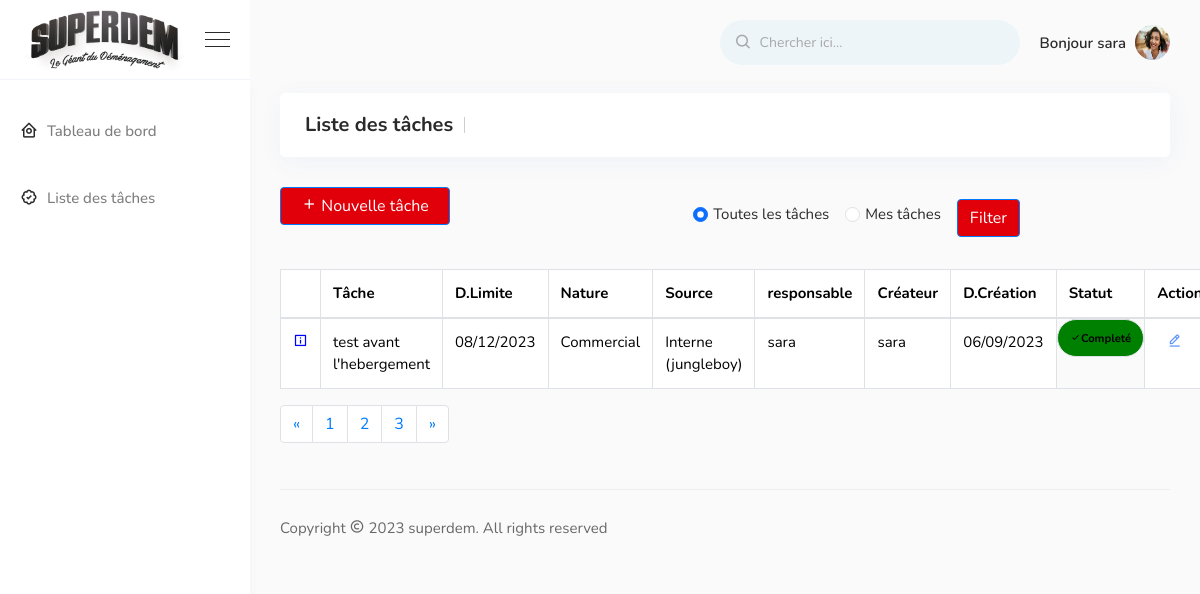
The app's page /planTaskk/TaskList?page=3&filter=None (signed in) with its own data.
### planTaskk/models.py (models this page shows, shortened)
class UserProfile(models.Model):
    user = models.OneToOneField(User, on_delete=models.CASCADE)
    image = models.ImageField(upload_to="users/", default="image/user.jpg")
    biography = models.TextField(blank=True)
    position = models.CharField(max_length=100,blank=True)
    studies = models.CharField(max_length=100, blank=True)
    phone = models.CharField(max_length=15, default="000-000-0000")

class Todo(models.Model):
    datecreation = models.DateTimeField()
    createur = models.TextField()
    source = models.TextField()
    interne = models.TextField(blank=True)
    responsable = models.TextField()
    nature = models.TextField()
    tache = models.TextField()
    status = models.CharField(max_length=30)
    deadline = models.DateTimeField()
    commentaire = models.TextField(blank=True)

### planTaskk/views.py (the view)
# urls.py: path('TaskList', views.TaskList,name='TaskList'),
@login_required(login_url='login')
def TaskList(request):
    user_profile = UserProfile.objects.get(user=request.user)
    toDo = Todo.objects.all()
    filter_option = request.GET.get('filter')
    if filter_option == 'tasks_for_me':
        toDo = toDo.filter(responsable=request.user)
    paginator = Paginator(toDo, 4)  # 4 tâches par page
    page_number = request.GET.get('page')
    page_obj = paginator.get_page(page_number)
    context = {
        'user_profile': user_profile,
        'page_obj': page_obj,
        'employes' : employes,  # Assurez-vous que cette variable est correctement définie
        'current_page' : 1,
        'filter_option': filter_option  # Ajoutez l'option de filtre au contexte
    }
    return render(request, 'TaskList.html', context)

### planTaskk/Templates/TaskList.html (shortened to what this page needs)
<!doctype html>
{% load static %}
<html lang="zxx">
<head>
    <link rel="stylesheet" href="https://cdn.jsdelivr.net/npm/sweetalert2@11/dist/sweetalert2.min.css">
    <link href="https://cdn.jsdelivr.net/npm/bootstrap@5.3.1/dist/css/bootstrap.min.css" rel="stylesheet"
>
    <link rel="stylesheet" href="{% static 'css/vendors.min.css' %}" />
    <link rel="stylesheet" href="{% static 'css/style14.css' %}" />
    <link rel="stylesheet" href="{% static 'css/responsive.css' %}" />
</head>
<body>
    <div class="sidemenu-area">
        <div class="sidemenu-header">
            <div class="navbar-brand d-flex align-items-center">
                <img src="{% static 'image/logo-superdem.png'%}" alt="image">
           </div>
            <div class="burger-menu d-none d-lg-block">
                <span class="top-bar"></span>
                <span class="middle-bar"></span>
                <span class="bottom-bar"></span>
            </div>
        </div>
        <div class="sidemenu-body">
            <ul class="sidemenu-nav metisMenu h-100" id="sidemenu-nav" data-simplebar>
                <li class="nav-item">
                    <a href="{% url 'dashboard' %}" class="nav-link" aria-expanded="false">
                        <span class="icon"><i class='bx bx-home-circle'></i></span>
                        <span class="menu-title">Tableau de bord</span>
                    </a>
                </li>
                <li class="nav-item ">
                    <a href="{% url 'TaskList' %}" class="nav-link">
                        <span class="icon"><i class='bx bx-badge-check'></i></span>
                        <span class="menu-title">Liste des tâches</span>
                    </a>
                </li>
        </div>
    </div>
    <div class="main-content d-flex flex-column">
        <nav class="navbar top-navbar navbar-expand">
            <div class="collapse navbar-collapse" id="navbarSupportContent">
                <form method="get" class="nav-search-form d-none ml-auto d-md-block">
                    <label><i class='bx bx-search'></i></label>
                    <input type="text" class="form-control" onkeyup="searchFunction()" id="searchInput"
                        placeholder="Chercher ici...">
                </form>
                <ul class="navbar-nav right-nav align-items-center">
                    <li class="nav-item dropdown profile-nav-item">
                        <a href="#" class="nav-link dropdown-toggle" role="button" data-toggle="dropdown"
                            aria-haspopup="true" aria-expanded="false">
                            <div class="menu-profile">
                                {% if request.user.is_authenticated %}
                                <span class="name">Bonjour {{ request.user.username }}</span>
                                <img src="{{ user_profile.image.url }}" class="rounded-circle" alt="image">
                                {% endif %}
                            </div>
                        </a>
                    </li>
                </ul>
            </div>
        </nav>
        <div class="breadcrumb-area">
            <h1>Liste des tâches</h1>
        </div>
            <form method="GET" action="{% url 'TaskList' %}">
                <div class="div-btn d-flex justify-content-start">
                    <button type="button" class="btn btn-primary btn-block compose-btn mb-4" style="width:170px;background-color: #e1000a;" data-toggle="modal" data-target="#exampleModal"><i class="bx bx-plus"></i> Nouvelle tâche</button>
                    <div style="position: absolute; right:  180px;">
                        <div class="form-check form-check-inline">
                            <input class="form-check-input" type="radio" name="filter" id="allTasksRadio" value="" checked>
                            <label class="form-check-label" for="allTasksRadio">Toutes les tâches</label>
                        </div>
                        <div class="form-check form-check-inline">
                            <input class="form-check-input" type="radio" name="filter" id="tasksForMeRadio" value="tasks_for_me" {% if filter_option == 'tasks_for_me' %}checked{% endif %}>
                            <label class="form-check-label" for="tasksForMeRadio">Mes tâches</label>
                        </div>
                        <button type="submit" class="btn btn-primary" style="background-color: #e1000a;">Filter</button>
                    </div>
                </div>
            </form>
        <div class="todo-content-area mt-20">
                <div class="todo-area">
                    <div class="todo-list-wrapper">
                        <div class="todo-list">
                            <table class="table table-bordered">
                                <thead>
                                    <tr>
                                        <th></th>
                                        <th scope="col">Tâche</th>
                                        <th scope="col">D.Limite</th>
                                        <th scope="col">Nature</th>
                                        <th scope="col">Source</th>
                                        <th scope="col">responsable</th>
                                        <th scope="col">Créateur</th>
                                        <th scope="col">D.Création</th>
                                        <th scope="col">Statut</th>
                                        <th scope="col">Actions</th>
                                    </tr>
                                </thead>
                                <tbody>
                                    {% for tdo in page_obj %}
                                    <tr>
                                         <td>
                                            {% if tdo.status == 'En cours' and request.user.username == tdo.responsable %}
                                            <a href="#" data-toggle="modal" data-target="#exampleModal{{tdo.id}}"><i class='bx bx-select-multiple'></i></a>
                                            {% elif tdo.status == 'Completé' %}
                                            <a href="#" data-toggle="modal" data-target="#exampleModalInfo{{tdo.id}}"><i class='bx bx-info-square' style="color:blue;"></i></a>
                                                {% endif %}
                                        </td>
                                        <td>{{tdo.tache}}</td>
                                        <td>{{tdo.deadline|date:"d/m/Y" }}</td>
                                        <td>{{tdo.nature}}</td>
                                        {% if tdo.source == 'Interne' %}
                                        <td>{{tdo.source}} ({{tdo.interne}})</td>
                                        {% else %}
                                        <td>{{tdo.source}}</td>
                                        {% endif %}
                                        <td>{{tdo.responsable}}</td>
                                        <td>{{tdo.createur}}</td>
                                        <td>{{tdo.datecreation|date:"d/m/Y" }}</td>
                                        {% if tdo.status == 'Programmé' %}
                                        <td class="badge rounded-pill" style="background-color: #b5d6fd;"><i
                                                class='bx bx-alarm'></i>Programmé</td>
                                        {% elif tdo.status == 'Non pris en charge' %}
                                        <td class="badge rounded-pill" style="background-color: #dddddd;"><i
                                                class='bx bx-calendar'></i>Non pris en charge</td>
                                        {% elif tdo.status == 'Completé' %}
                                        <td class="badge rounded-pill" style="background-color: green;"><i
                                                class='bx bx-check' ></i>Completé</td>
                                        {% elif tdo.status == 'En cours' %}
                                        <td class="badge rounded-pill" style="background-color: rgb(230, 164, 22);"><i
                                                    class='bx bx-fast-forward'></i>En cours</td>
                                        {% endif %}
                                        <td>
                                            {% if request.user.username == tdo.createur %}
                                            <a href="{% url 'edit' tdo.id page_obj.number filter_option %}" class="edit" style="padding: 5px 10px; color: #6096fc; background-color: transparent; transition: background-color 0.3s, color 0.3s;"
                                                onmouseover="this.style.backgroundColor = 'rgba(96, 150, 252, 0.4)';"
                                                onmouseout="this.style.backgroundColor = 'transparent';">
                                                <i class='bx bx-edit-alt' alt="editer"></i>
                                            </a>
                                            {% endif %}
                                        </td>
                                    </tr>
                                    {% endfor %}
                                </tbody>
                            </table>
                            <nav>
                                <ul class="pagination ">
                                    <li class="page-item">
                                        <a class="page-link" href="?page=1&filter={{filter_option}}">
                                            <span aria-hidden="true">&laquo;</span>
                                        </a>
                                    </li>
                                    {% for i in page_obj.paginator.page_range %}
                                    <li class="page-item">
                                        <a class="page-link" href="?page={{i}}&filter={{filter_option}}">{{ i }}</a>
                                    </li>
                                    {% endfor %}
                                    <li class="page-item">
                                        <a class="page-link" href="?page={{ page_obj.paginator.num_pages }}&filter={{filter_option}}">
                                            <span aria-hidden="true">&raquo;</span>
                                        </a>
                                    </li>
                                </ul>
                            </nav>
                        </div>
                    </div>
                </div>
        </div>
        <footer class="footer-area">
            <div class="row align-items-center">
                <div class="col-lg-6 col-sm-6 col-md-6">
                    <p>Copyright <i class='bx bx-copyright'></i> 2023 <a href="#">superdem</a>. All rights
                        reserved</p>
                </div>
            </div>
        </footer>
    </div>
</body>
</html>

### records on screen
UserProfile: image (picture)
Todo: tache "test avant l'hebergement", deadline "08/12/2023", nature "Commercial", source "Interne", interne "jungleboy", responsable "sara", createur "sara", datecreation "06/09/2023", status "Completé" (drawn)

### other values on screen
{{ request.user.username }} "sara"
{{ i }} "1" "2" "3"
